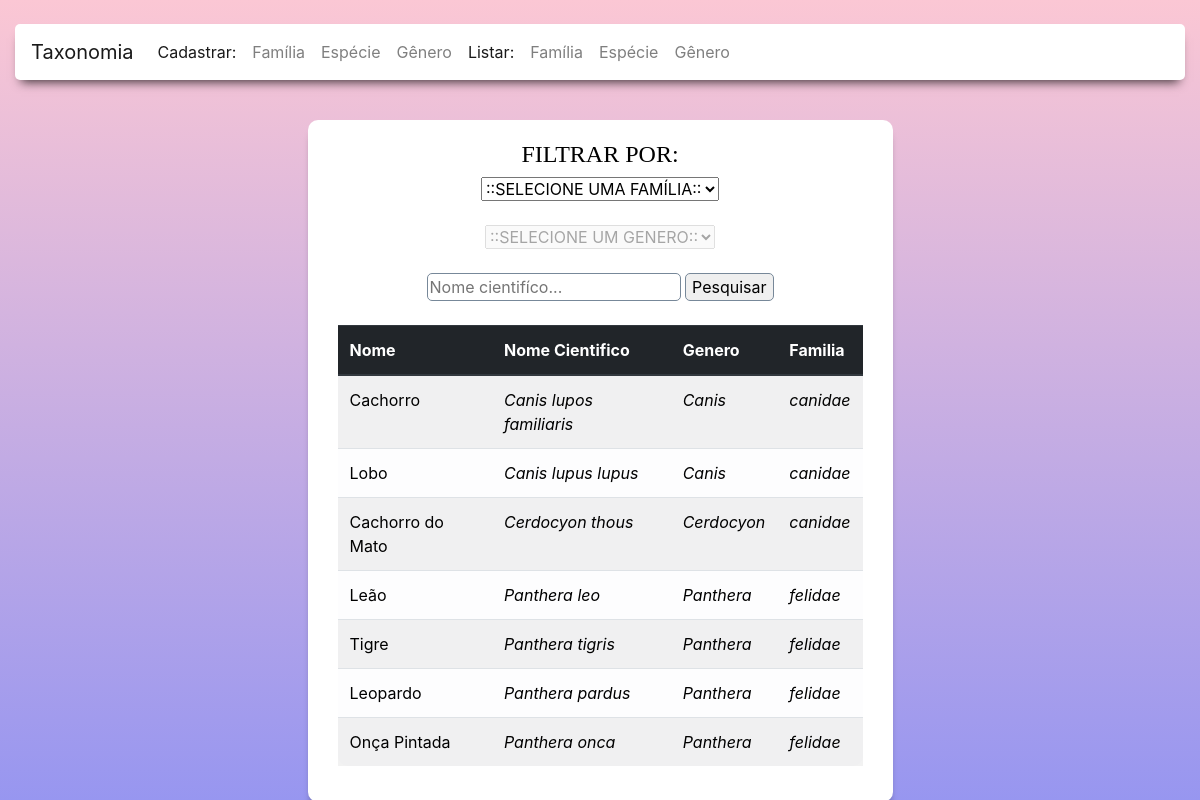
Page /20201014/especie.php on the earlier database version.
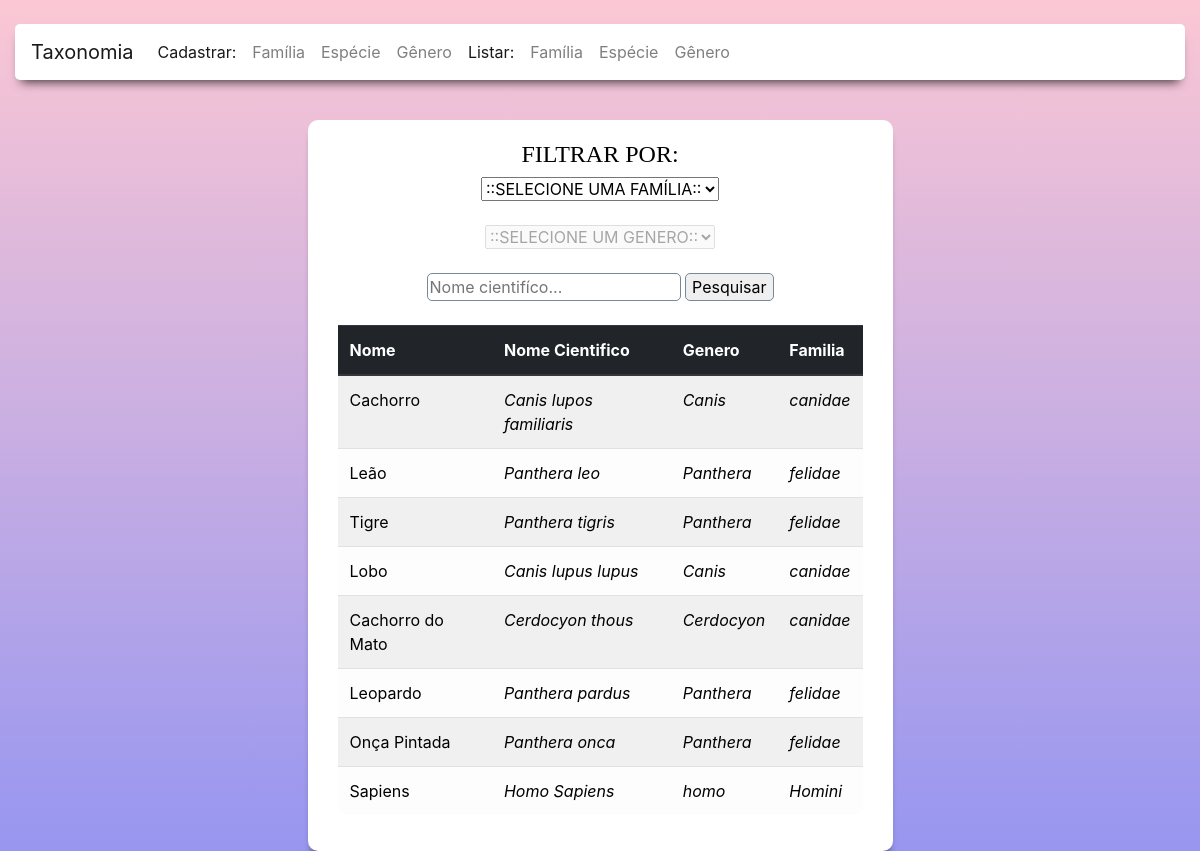
Same page on the later database version.
### tables this page shows
CREATE TABLE `especie` (
  `id_especie` int(11) NOT NULL,
  `nome` varchar(100) NOT NULL,
  `nome_cientifico` varchar(100) NOT NULL,
  `cod_genero` int(11) NOT NULL
);

CREATE TABLE `genero` (
  `id_genero` int(11) NOT NULL,
  `nome_cientifico` varchar(100) NOT NULL,
  `cod_familia` int(11) NOT NULL
);

CREATE TABLE `familia` (
  `id_familia` int(1) NOT NULL,
  `nome` varchar(100) NOT NULL,
  `nome_cientifico` varchar(100) NOT NULL
);

### 20201014/especie.php (the view, shortened to what this page needs)
<!DOCTYPE html>
<html lang="ptr-BR">
    <head>
        <link rel="stylesheet" type="text/css" href="bootstrap.min.css" />
        <link rel="stylesheet" type="text/css" href="estilo.min.css" />
    </head>
    <body>
        <div class="container-fluid">
            <?php
                include "menu.inc";
            ?>
            <center>
            <div class="form-generico col-sm-6">
                <h4 style="color:black; font-family:Consolas;"> FILTRAR POR: </h3>
                    <form method = "POST" name="filtro">
                        <select name = "familia">
                            <option value =""> ::SELECIONE UMA FAM&Iacute;LIA::</option>
                        </select>
                        <br/> <br/>
                        <div id="genero">
                            <select name="s_genero" id="s_genero" disabled>
                                <option value=""> ::SELECIONE UM GENERO:: </option>
                            </select>
                        </div>
                        <br/>
                        <input type="text" name="nome_cientifico" placeholder =  "Nome cientif&iacute;co..."/>
                        <input type="submit" value="Pesquisar"/>
                    </form>
                    <br/> </hr>
                    <?php
                        include "conexao.php";
                        $select = "SELECT especie.nome, especie.nome_cientifico as nome_cientifico_especie, genero.nome_cientifico
                            as nome_cientifico_genero, familia.nome_cientifico as nome_cientifico_familia FROM especie INNER JOIN genero
                            ON especie.cod_genero = genero.id_genero INNER JOIN familia ON genero.cod_familia = familia.id_familia";
                        $resultado = mysqli_query($conexao,$select);
                        echo '<table class="table table-light table-striped table-hover" width="50%">
                                <thead class="thead-dark">
                                    <tr>
                                        <th>Nome</th>
                                        <th>Nome Cientifico</th>
                                        <th>Genero</th>
                                        <th>Familia</th>
                                    </tr>
                                </thead>
                        ';
                        while($linha = mysqli_fetch_assoc($resultado)){
                            echo '<tr>
                                    <td>'.$linha["nome"].'</td>
                                    <td style="font-style:italic;">'.$linha["nome_cientifico_especie"].'</td>
                                    <td style="font-style:italic;">'.$linha["nome_cientifico_genero"].'</td>
                                    <td style="font-style:italic;">'.$linha["nome_cientifico_familia"].'</td>
                                </tr>';
                        }
                        echo "</table>";
                    ?>
            </div>
            </center>
        </div>
    </body>
</html>

### 20201014/menu.inc (shortened to what this page needs)
<br/>
<nav class="navbar navbar-expand-lg  navbar-light style="background-color: #fbc7d4;"">
    <a class="navbar-brand" href="index.php">Taxonomia</a>
    <ul class="navbar-nav mr-auto">
         <li class="nav-item active">
            <a class="nav-link" href=""> Cadastrar:
            </a>
        </li>
        <li class="nav-item">
            <a class="nav-link" href="form_familia.php"> Fam&iacutelia </a>
        </li>
        <li class="nav-item">
            <a class="nav-link" href="form_especie.php"> Esp&eacutecie </a>
        </li>
        <li class="nav-item">
            <a class="nav-link" href="form_genero.php"> G&ecircnero </a>
        </li>
        <li class="nav-item active">
            <a class="nav-link" href=""> Listar:
            </a>
        </li>
        <li class="nav-item">
            <a class="nav-link" href="familia.php"> Fam&iacutelia </a>
        </li>
        <li class="nav-item">
            <a class="nav-link" href="especie.php"> Esp&eacutecie </a>
        </li>
        <li class="nav-item">
            <a class="nav-link" href="genero.php"> G&ecircnero </a>
        </li>
    </ul>
</nav>

Differences in the rows shown:
shown differently, row unchanged: especie "Leão": moves up the list
shown differently, row unchanged: especie "Tigre": moves up the list
added especie: nome "Sapiens", nome_cientifico "Homo Sapiens", cod_genero.nome_cientifico "homo", familia.nome_cientifico "Homini"
